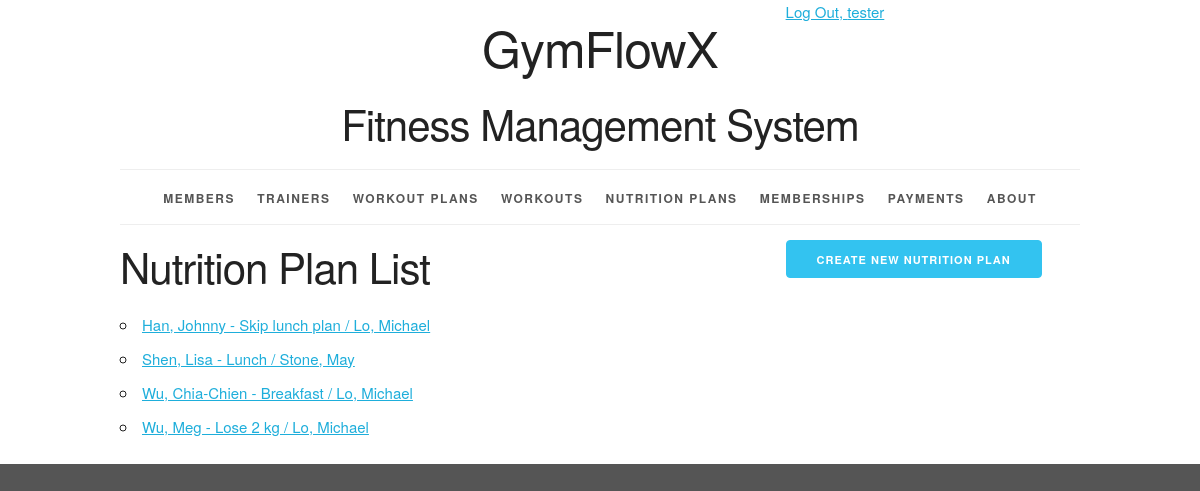
/nutritionplan/ (signed in), run on the app's committed database.
### workoutinfo/models.py (models this page shows, shortened)
class NutritionPlan(models.Model):
    TIME_CHOICES = [
        ('breakfast', 'BREAKFAST'),
        ('lunch', 'LUNCH'),
        ('dinner', 'DINNER'),
    ]
    nutrition_plan_id = models.AutoField(primary_key=True)
    name = models.CharField(max_length=255)
    description = models.TextField()
    member = models.ForeignKey(Member, related_name='nutritionplans', on_delete=models.PROTECT)
    trainer = models.ForeignKey(Trainer, related_name='nutritionplans', on_delete=models.PROTECT)
    def __str__(self):
        return f"{self.member} - {self.name} / {self.trainer}"
    def get_absolute_url(self):
        return reverse('workoutinfo_nutritionplan_detail_urlpattern',
                       kwargs={'pk': self.pk}
                       )
    class Meta:
        ordering = ['member', 'name', 'trainer']
        constraints = [
            UniqueConstraint(fields=['member', 'name'], name='unique_nutritionplan')
        ]

class Member(models.Model):
    MALE = 'M'
    FEMALE = 'F'
    OTHER = 'O'
    GENDER_CHOICES = [
        (MALE, 'Male'),
        (FEMALE, 'Female'),
        (OTHER, 'Other'),
    ]
    member_id = models.AutoField(primary_key=True)
    first_name = models.CharField(max_length=45)
    last_name = models.CharField(max_length=45)
    disambiguator = models.CharField(max_length=45, blank=True, default='')
    gender = models.CharField(max_length=1, choices=GENDER_CHOICES)
    phone_number = models.CharField(
        max_length=15,
        validators=[RegexValidator(
            r'^\+?\d{9,15}$',
            'Enter a valid phone number.'
        )]
    )
    def __str__(self):
        if self.disambiguator == '':
            return '%s, %s' % (self.last_name, self.first_name)
        else:
            result = '%s, %s (%s)' % (self.last_name, self.first_name, self.disambiguator)
        return result
    class Meta:
        ordering = ['last_name', 'first_name', 'disambiguator']
        constraints = [
            models.UniqueConstraint(fields=['last_name', 'first_name', 'phone_number'], name='unique_member')
        ]

class Trainer(models.Model):
    GENDER_CHOICES = [
        ('M', 'Male'),
        ('F', 'Female'),
        ('O', 'Other'),
    ]
    member_id = models.AutoField(primary_key=True)
    first_name = models.CharField(max_length=45)
    last_name = models.CharField(max_length=45)
    disambiguator = models.CharField(max_length=45, blank=True, default='')
    gender = models.CharField(max_length=1, choices=GENDER_CHOICES)
    phone_number = models.CharField(
        max_length=15,
        validators=[RegexValidator(
            r'^\+?\d{9,15}$',
            'Enter a valid phone number.'
        )]
    )
    def __str__(self):
        if self.disambiguator == '':
            return '%s, %s' % (self.last_name, self.first_name)
        else:
            result = '%s, %s (%s)' % (self.last_name, self.first_name, self.disambiguator)
        return result
    class Meta:
        ordering = ['last_name', 'first_name', 'disambiguator']
        constraints = [
            UniqueConstraint(fields=['last_name', 'first_name', 'phone_number'], name='unique_trainer')
        ]

### workoutinfo/views.py (the view)
class NutritionPlanList(LoginRequiredMixin, PermissionRequiredMixin, ListView):
    model = NutritionPlan
    permission_required = 'workoutinfo.view_nutritionplan'

### workoutinfo/templates/workoutinfo/nutritionplan_list.html (shortened to what this page needs)
{% extends 'workoutinfo/base.html' %}
{% block create_button %}
    {% if perms.workoutinfo.add_nutritionplan %}
        <a href="{% url 'workoutinfo_nutritionplan_create_urlpattern' %}"
           class="button button-primary">
            Create New Nutrition Plan</a>
    {% endif %}
{% endblock %}
{% block org_content %}
    <h2>Nutrition Plan List</h2>
    <ul>
        {% for nutritionplan in nutritionplan_list %}
            <li>
                <a href="{{ nutritionplan.get_absolute_url }}">{{ nutritionplan }}</a>
            </li>
        {% empty %}
            <li><em>There are currently no nutrition plans available.</em></li>
        {% endfor %}
    </ul>
{% endblock %}

### workoutinfo/templates/workoutinfo/base.html (shortened to what this page needs)
{% load static %}
<!DOCTYPE html>
<html lang="en">
<head>
    <link rel="stylesheet" type="text/css"
          href="{% static 'workoutinfo/normalize.css' %}">
    <link rel="stylesheet" type="text/css"
          href="{% static 'workoutinfo/skeleton.css' %}">
    <link rel="stylesheet" type="text/css"
          href="{% static 'workoutinfo/style.css' %}">
</head>
<body>
<div class="container">
    <div class="status row">
        <div class="offset-by-eight four columns">
            <ul class="inline">
                {% if user.is_authenticated %}
                    <li><a href="{% url 'logout_urlpattern' %}">
                        Log Out, {{ user.get_username }}</a></li>
                {% else %}
                    <li><a href="{% url 'login_urlpattern' %}">
                        Log In</a></li>
                {% endif %}
            </ul>
        </div>
    </div>
    <header class="row">
        <div class="offset-by-one ten columns">
            <h1>GymFlowX</h1>
            <h2>Fitness Management System</h2>
        </div>
    </header>
    <nav>
        <ul>
            {% if perms.workoutinfo.view_member %}
                <li>
                    <a href="{% url 'workoutinfo_member_list_urlpattern' %}">
                        Members</a></li>
            {% endif %}
            {% if perms.workoutinfo.view_trainer %}
                <li>
                    <a href="{% url 'workoutinfo_trainer_list_urlpattern' %}">
                        Trainers</a></li>
            {% endif %}
            {% if perms.workoutinfo.view_workoutplan %}
                <li>
                    <a href="{% url 'workoutinfo_workoutplan_list_urlpattern' %}">
                        Workout Plans</a></li>
            {% endif %}
            {% if perms.workoutinfo.view_workout %}
                <li>
                    <a href="{% url 'workoutinfo_workout_list_urlpattern' %}">
                    Workouts</a></li>
            {% endif %}
            {% if perms.workoutinfo.view_nutritionplan %}
                <li>
                    <a href="{% url 'workoutinfo_nutritionplan_list_urlpattern' %}">
                    Nutrition Plans</a></li>
            {% endif %}
            {% if perms.workoutinfo.view_membership %}
                <li>
                    <a href="{% url 'workoutinfo_membership_list_urlpattern' %}">
                        Memberships</a></li>
            {% endif %}
            {% if perms.workoutinfo.view_payment %}
                <li>
                    <a href="{% url 'workoutinfo_payment_list_urlpattern' %}">
                        Payments</a></li>
            {% endif %}
            <li>
                <a href="{% url 'about_urlpattern' %}">
                    About</a></li>
        </ul>
    </nav>
    <main>
        {% block content %}
            <div class="row">
                <section class="eight columns">
                    {% block org_content %}{% endblock %}
                </section>
                <section class="desktop four columns">
                    {% block create_button %}{% endblock %}
                </section>
            </div>
        {% endblock %}
    </main>
</div>
</body>
</html>

### workoutinfo/static/workoutinfo/skeleton.css (style rules this page uses)
.container { position: relative; width: 100%; max-width: 960px; margin: 0 auto; padding: 0 20px; box-sizing: border-box; }
.column, .columns { width: 100%; float: left; box-sizing: border-box; }
@media (min-width: 400px) { .container { width: 85%; padding: 0; } }
@media (min-width: 550px) { .container { width: 80%; } }
@media (min-width: 550px) { .column, .columns { margin-left: 4%; } }
@media (min-width: 550px) { .column:first-child, .columns:first-child { margin-left: 0; } }
@media (min-width: 550px) { .four.columns { width: 30.6666666667%; } }
@media (min-width: 550px) { .eight.columns { width: 65.3333333333%; } }
@media (min-width: 550px) { .ten.columns { width: 82.6666666667%; } }
@media (min-width: 550px) { .offset-by-one.column, .offset-by-one.columns { margin-left: 8.66666666667%; } }
@media (min-width: 550px) { .offset-by-eight.column, .offset-by-eight.columns { margin-left: 69.3333333333%; } }
html { font-size: 62.5%; }
body { font-size: 1.5em; line-height: 1.6; font-weight: 400; font-family: "Raleway", "HelveticaNeue", "Helvetica Neue", Helvetica, Arial, sans-serif; color: #222; }
h1, h2, h3, h4, h5, h6 { margin-top: 0; margin-bottom: 2rem; font-weight: 300; }
h1 { font-size: 4.0rem; line-height: 1.2; letter-spacing: -.1rem; }
h2 { font-size: 3.6rem; line-height: 1.25; letter-spacing: -.1rem; }
@media (min-width: 550px) { h1 { font-size: 5.0rem; } }
@media (min-width: 550px) { h2 { font-size: 4.2rem; } }
a { color: #1EAEDB; }
.button, button, input[type="submit"], input[type="reset"], input[type="button"] { display: inline-block; height: 38px; padding: 0 30px; color: #555; text-align: center; font-size: 11px; font-weight: 600; line-height: 38px; letter-spacing: .1rem; text-transform: uppercase; text-decoration: none; white-space: nowrap; background-color: transparent; border-radius: 4px; border: 1px solid #bbb; cursor: pointer; box-sizing: border-box; }
.button.button-primary, button.button-primary, input[type="submit"].button-primary, input[type="reset"].button-primary, input[type="button"].button-primary { color: #FFF; background-color: #33C3F0; border-color: #33C3F0; }
ul { list-style: circle inside; }
ol, ul { padding-left: 0; margin-top: 0; }
li { margin-bottom: 1rem; }
button, .button { margin-bottom: 1rem; }
pre, blockquote, dl, figure, table, p, ul, ol, form { margin-bottom: 2.5rem; }
.container:after, .row:after, .u-cf { content: ""; display: table; clear: both; }

### workoutinfo/static/workoutinfo/style.css (style rules this page uses)
.desktop { display: none; }
@media (min-width: 550px) { .desktop { display: block; } }
html { height: 100%; background-color: #555; }
body { background-color: white; }
body>div>header { text-align: center;; }
header h1 { display: inline-block; font-weight: normal; font-style: normal; width: 100%; margin-top: 0; padding-top: 0; }
nav { border-top: 1px solid #eee; width: 100%; border-bottom: 1px solid #eee; margin: 0 0 1em; padding: 0; }
nav ul { margin: 0; padding: 1em 0; list-style-type: none; text-align: center; }
nav ul li { display: inline; padding: 0; margin: 0 0.25em; font-weight: 600; text-transform: uppercase; text-align: center; font-size: 1rem; letter-spacing: .10rem; }
@media (min-width: 400px) { nav ul li { letter-spacing: .15rem; font-size: 1.2rem; margin: 0 0.5em; } }
@media (min-width: 550px) { nav ul li { margin: 0 0.75em; } }
nav ul li a { color: #555; text-decoration: none; background-color: transparent; cursor: pointer; }
.inline { list-style-type: none; padding: 0; margin: 0 0 -0.5em; }
.inline li { display: inline; }

### data on the page
NutritionPlan: member+name+trainer "Han, Johnny - Skip lunch plan / Lo, Michael"
NutritionPlan: member+name+trainer "Shen, Lisa - Lunch / Stone, May"
NutritionPlan: member+name+trainer "Wu, Chia-Chien - Breakfast / Lo, Michael"
NutritionPlan: member+name+trainer "Wu, Meg - Lose 2 kg / Lo, Michael"

### other printed values
{{ user.get_username }} "tester"
